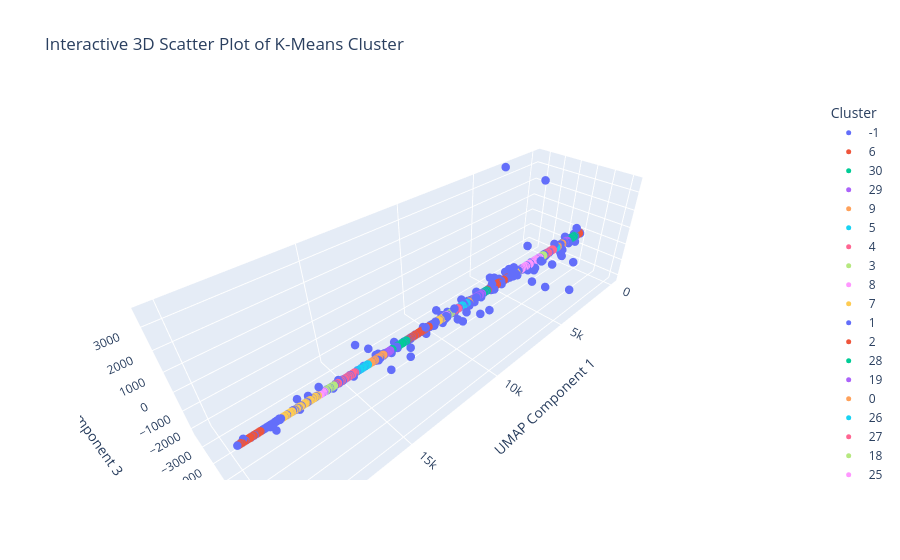

The notebook cell this image was saved under:
### Markdown cell above
Create Interactive 3D Scatter Plot using Plotly

### Code cell
# Create interactive 3D Scatter Plot using Plotly
fig = px.scatter_3d(
    x = embedding_3d_cpu[:, 0], 
    y = embedding_3d_cpu[:, 1],
    z = embedding_3d_cpu[:, 2],
    color = cluster_labels_cpu.astype(str), # Convert labels to stirng for coloring
    title = "Interactive 3D Scatter Plot of K-Means Cluster",
    labels = {"color": "Cluster"}
)

# Customize the plot
fig.update_traces(marker = dict(size = 5)) # Adjust marker size
fig.update_layout(
    scene = dict(
        xaxis_title = "UMAP Component 1",
        yaxis_title = "UMAP Component 2",
        zaxis_title = "UMAP Component 3",
    ),
    # margin = dict(l=0, r=0, b=0, t=40), # Reduce margins for a cleaner look
)

# Show the plot
fig.show()

### Figure 1 — Plotly figure (JSON) as saved in the notebook; plotly's stock layout.template omitted (floating-point values rounded to 4 significant figures; data arrays with more than 128 entries replaced by an {"elided": "..."} marker saying what was removed)
{"data": [{"hovertemplate": "Cluster=-1<br>x=%{x}<br>y=%{y}<br>z=%{z}<extra></extra>", "legendgroup": "-1", "marker": {"color": "#636efa", "size": 5, "symbol": "circle"}, "mode": "markers", "name": "-1", "scene": "scene", "showlegend": true, "type": "scatter3d", "x": {"elided": "1852 float values"}, "y": {"elided": "1852 float values"}, "z": {"elided": "1852 float values"}}, {"hovertemplate": "Cluster=6<br>x=%{x}<br>y=%{y}<br>z=%{z}<extra></extra>", "legendgroup": "6", "marker": {"color": "#EF553B", "size": 5, "symbol": "circle"}, "mode": "markers", "name": "6", "scene": "scene", "showlegend": true, "type": "scatter3d", "x": {"elided": "471 float values"}, "y": {"elided": "471 float values"}, "z": {"elided": "471 float values"}}, {"hovertemplate": "Cluster=30<br>x=%{x}<br>y=%{y}<br>z=%{z}<extra></extra>", "legendgroup": "30", "marker": {"color": "#00cc96", "size": 5, "symbol": "circle"}, "mode": "markers", "name": "30", "scene": "scene", "showlegend": true, "type": "scatter3d", "x": {"elided": "668 float values"}, "y": {"elided": "668 float values"}, "z": {"elided": "668 float values"}}, {"hovertemplate": "Cluster=29<br>x=%{x}<br>y=%{y}<br>z=%{z}<extra></extra>", "legendgroup": "29", "marker": {"color": "#ab63fa", "size": 5, "symbol": "circle"}, "mode": "markers", "name": "29", "scene": "scene", "showlegend": true, "type": "scatter3d", "x": {"elided": "302 float values"}, "y": {"elided": "302 float values"}, "z": {"elided": "302 float values"}}, {"hovertemplate": "Cluster=9<br>x=%{x}<br>y=%{y}<br>z=%{z}<extra></extra>", "legendgroup": "9", "marker": {"color": "#FFA15A", "size": 5, "symbol": "circle"}, "mode": "markers", "name": "9", "scene": "scene", "showlegend": true, "type": "scatter3d", "x": {"elided": "537 float values"}, "y": {"elided": "537 float values"}, "z": {"elided": "537 float values"}}, {"hovertemplate": "Cluster=5<br>x=%{x}<br>y=%{y}<br>z=%{z}<extra></extra>", "legendgroup": "5", "marker": {"color": "#19d3f3", "size": 5, "symbol": "circle"}, "mode": "markers", "name": "5", "scene": "scene", "showlegend": true, "type": "scatter3d", "x": {"elided": "268 float values"}, "y": {"elided": "268 float values"}, "z": {"elided": "268 float values"}}, {"hovertemplate": "Cluster=4<br>x=%{x}<br>y=%{y}<br>z=%{z}<extra></extra>", "legendgroup": "4", "marker": {"color": "#FF6692", "size": 5, "symbol": "circle"}, "mode": "markers", "name": "4", "scene": "scene", "showlegend": true, "type": "scatter3d", "x": {"elided": "811 float values"}, "y": {"elided": "811 float values"}, "z": {"elided": "811 float values"}}, {"hovertemplate": "Cluster=3<br>x=%{x}<br>y=%{y}<br>z=%{z}<extra></extra>", "legendgroup": "3", "marker": {"color": "#B6E880", "size": 5, "symbol": "circle"}, "mode": "markers", "name": "3", "scene": "scene", "showlegend": true, "type": "scatter3d", "x": {"elided": "317 float values"}, "y": {"elided": "317 float values"}, "z": {"elided": "317 float values"}}, {"hovertemplate": "Cluster=8<br>x=%{x}<br>y=%{y}<br>z=%{z}<extra></extra>", "legendgroup": "8", "marker": {"color": "#FF97FF", "size": 5, "symbol": "circle"}, "mode": "markers", "name": "8", "scene": "scene", "showlegend": true, "type": "scatter3d", "x": {"elided": "1595 float values"}, "y": {"elided": "1595 float values"}, "z": {"elided": "1595 float values"}}, {"hovertemplate": "Cluster=7<br>x=%{x}<br>y=%{y}<br>z=%{z}<extra></extra>", "legendgroup": "7", "marker": {"color": "#FECB52", "size": 5, "symbol": "circle"}, "mode": "markers", "name": "7", "scene": "scene", "showlegend": true, "type": "scatter3d", "x": {"elided": "415 float values"}, "y": {"elided": "415 float values"}, "z": {"elided": "415 float values"}}, {"hovertemplate": "Cluster=1<br>x=%{x}<br>y=%{y}<br>z=%{z}<extra></extra>", "legendgroup": "1", "marker": {"color": "#636efa", "size": 5, "symbol": "circle"}, "mode": "markers", "name": "1", "scene": "scene", "showlegend": true, "type": "scatter3d", "x": {"elided": "230 float values"}, "y": {"elided": "230 float values"}, "z": {"elided": "230 float values"}}, {"hovertemplate": "Cluster=2<br>x=%{x}<br>y=%{y}<br>z=%{z}<extra></extra>", "legendgroup": "2", "marker": {"color": "#EF553B", "size": 5, "symbol": "circle"}, "mode": "markers", "name": "2", "scene": "scene", "showlegend": true, "type": "scatter3d", "x": {"elided": "1496 float values"}, "y": {"elided": "1496 float values"}, "z": {"elided": "1496 float values"}}, {"hovertemplate": "Cluster=28<br>x=%{x}<br>y=%{y}<br>z=%{z}<extra></extra>", "legendgroup": "28", "marker": {"color": "#00cc96", "size": 5, "symbol": "circle"}, "mode": "markers", "name": "28", "scene": "scene", "showlegend": true, "type": "scatter3d", "x": {"elided": "311 float values"}, "y": {"elided": "311 float values"}, "z": {"elided": "311 float values"}}, {"hovertemplate": "Cluster=19<br>x=%{x}<br>y=%{y}<br>z=%{z}<extra></extra>", "legendgroup": "19", "marker": {"color": "#ab63fa", "size": 5, "symbol": "circle"}, "mode": "markers", "name": "19", "scene": "scene", "showlegend": true, "type": "scatter3d", "x": {"elided": "657 float values"}, "y": {"elided": "657 float values"}, "z": {"elided": "657 float values"}}, {"hovertemplate": "Cluster=0<br>x=%{x}<br>y=%{y}<br>z=%{z}<extra></extra>", "legendgroup": "0", "marker": {"color": "#FFA15A", "size": 5, "symbol": "circle"}, "mode": "markers", "name": "0", "scene": "scene", "showlegend": true, "type": "scatter3d", "x": {"elided": "247 float values"}, "y": {"elided": "247 float values"}, "z": {"elided": "247 float values"}}, {"hovertemplate": "Cluster=26<br>x=%{x}<br>y=%{y}<br>z=%{z}<extra></extra>", "legendgroup": "26", "marker": {"color": "#19d3f3", "size": 5, "symbol": "circle"}, "mode": "markers", "name": "26", "scene": "scene", "showlegend": true, "type": "scatter3d", "x": {"elided": "501 float values"}, "y": {"elided": "501 float values"}, "z": {"elided": "501 float values"}}, {"hovertemplate": "Cluster=27<br>x=%{x}<br>y=%{y}<br>z=%{z}<extra></extra>", "legendgroup": "27", "marker": {"color": "#FF6692", "size": 5, "symbol": "circle"}, "mode": "markers", "name": "27", "scene": "scene", "showlegend": true, "type": "scatter3d", "x": {"elided": "465 float values"}, "y": {"elided": "465 float values"}, "z": {"elided": "465 float values"}}, {"hovertemplate": "Cluster=18<br>x=%{x}<br>y=%{y}<br>z=%{z}<extra></extra>", "legendgroup": "18", "marker": {"color": "#B6E880", "size": 5, "symbol": "circle"}, "mode": "markers", "name": "18", "scene": "scene", "showlegend": true, "type": "scatter3d", "x": {"elided": "216 float values"}, "y": {"elided": "216 float values"}, "z": {"elided": "216 float values"}}, {"hovertemplate": "Cluster=25<br>x=%{x}<br>y=%{y}<br>z=%{z}<extra></extra>", "legendgroup": "25", "marker": {"color": "#FF97FF", "size": 5, "symbol": "circle"}, "mode": "markers", "name": "25", "scene": "scene", "showlegend": true, "type": "scatter3d", "x": {"elided": "259 float values"}, "y": {"elided": "259 float values"}, "z": {"elided": "259 float values"}}, {"hovertemplate": "Cluster=24<br>x=%{x}<br>y=%{y}<br>z=%{z}<extra></extra>", "legendgroup": "24", "marker": {"color": "#FECB52", "size": 5, "symbol": "circle"}, "mode": "markers", "name": "24", "scene": "scene", "showlegend": true, "type": "scatter3d", "x": {"elided": "341 float values"}, "y": {"elided": "341 float values"}, "z": {"elided": "341 float values"}}, {"hovertemplate": "Cluster=23<br>x=%{x}<br>y=%{y}<br>z=%{z}<extra></extra>", "legendgroup": "23", "marker": {"color": "#636efa", "size": 5, "symbol": "circle"}, "mode": "markers", "name": "23", "scene": "scene", "showlegend": true, "type": "scatter3d", "x": {"elided": "282 float values"}, "y": {"elided": "282 float values"}, "z": {"elided": "282 float values"}}, {"hovertemplate": "Cluster=14<br>x=%{x}<br>y=%{y}<br>z=%{z}<extra></extra>", "legendgroup": "14", "marker": {"color": "#EF553B", "size": 5, "symbol": "circle"}, "mode": "markers", "name": "14", "scene": "scene", "showlegend": true, "type": "scatter3d", "x": {"elided": "1134 float values"}, "y": {"elided": "1134 float values"}, "z": {"elided": "1134 float values"}}, {"hovertemplate": "Cluster=13<br>x=%{x}<br>y=%{y}<br>z=%{z}<extra></extra>", "legendgroup": "13", "marker": {"color": "#00cc96", "size": 5, "symbol": "circle"}, "mode": "markers", "name": "13", "scene": "scene", "showlegend": true, "type": "scatter3d", "x": {"elided": "766 float values"}, "y": {"elided": "766 float values"}, "z": {"elided": "766 float values"}}, {"hovertemplate": "Cluster=22<br>x=%{x}<br>y=%{y}<br>z=%{z}<extra></extra>", "legendgroup": "22", "marker": {"color": "#ab63fa", "size": 5, "symbol": "circle"}, "mode": "markers", "name": "22", "scene": "scene", "showlegend": true, "type": "scatter3d", "x": {"elided": "326 float values"}, "y": {"elided": "326 float values"}, "z": {"elided": "326 float values"}}, {"hovertemplate": "Cluster=12<br>x=%{x}<br>y=%{y}<br>z=%{z}<extra></extra>", "legendgroup": "12", "marker": {"color": "#FFA15A", "size": 5, "symbol": "circle"}, "mode": "markers", "name": "12", "scene": "scene", "showlegend": true, "type": "scatter3d", "x": {"elided": "702 float values"}, "y": {"elided": "702 float values"}, "z": {"elided": "702 float values"}}, {"hovertemplate": "Cluster=17<br>x=%{x}<br>y=%{y}<br>z=%{z}<extra></extra>", "legendgroup": "17", "marker": {"color": "#19d3f3", "size": 5, "symbol": "circle"}, "mode": "markers", "name": "17", "scene": "scene", "showlegend": true, "type": "scatter3d", "x": {"elided": "559 float values"}, "y": {"elided": "559 float values"}, "z": {"elided": "559 float values"}}, {"hovertemplate": "Cluster=11<br>x=%{x}<br>y=%{y}<br>z=%{z}<extra></extra>", "legendgroup": "11", "marker": {"color": "#FF6692", "size": 5, "symbol": "circle"}, "mode": "markers", "name": "11", "scene": "scene", "showlegend": true, "type": "scatter3d", "x": {"elided": "847 float values"}, "y": {"elided": "847 float values"}, "z": {"elided": "847 float values"}}, {"hovertemplate": "Cluster=21<br>x=%{x}<br>y=%{y}<br>z=%{z}<extra></extra>", "legendgroup": "21", "marker": {"color": "#B6E880", "size": 5, "symbol": "circle"}, "mode": "markers", "name": "21", "scene": "scene", "showlegend": true, "type": "scatter3d", "x": {"elided": "386 float values"}, "y": {"elided": "386 float values"}, "z": {"elided": "386 float values"}}, {"hovertemplate": "Cluster=20<br>x=%{x}<br>y=%{y}<br>z=%{z}<extra></extra>", "legendgroup": "20", "marker": {"color": "#FF97FF", "size": 5, "symbol": "circle"}, "mode": "markers", "name": "20", "scene": "scene", "showlegend": true, "type": "scatter3d", "x": {"elided": "250 float values"}, "y": {"elided": "250 float values"}, "z": {"elided": "250 float values"}}, {"hovertemplate": "Cluster=10<br>x=%{x}<br>y=%{y}<br>z=%{z}<extra></extra>", "legendgroup": "10", "marker": {"color": "#FECB52", "size": 5, "symbol": "circle"}, "mode": "markers", "name": "10", "scene": "scene", "showlegend": true, "type": "scatter3d", "x": {"elided": "1343 float values"}, "y": {"elided": "1343 float values"}, "z": {"elided": "1343 float values"}}, {"hovertemplate": "Cluster=16<br>x=%{x}<br>y=%{y}<br>z=%{z}<extra></extra>", "legendgroup": "16", "marker": {"color": "#636efa", "size": 5, "symbol": "circle"}, "mode": "markers", "name": "16", "scene": "scene", "showlegend": true, "type": "scatter3d", "x": {"elided": "704 float values"}, "y": {"elided": "704 float values"}, "z": {"elided": "704 float values"}}, {"hovertemplate": "Cluster=15<br>x=%{x}<br>y=%{y}<br>z=%{z}<extra></extra>", "legendgroup": "15", "marker": {"color": "#EF553B", "size": 5, "symbol": "circle"}, "mode": "markers", "name": "15", "scene": "scene", "showlegend": true, "type": "scatter3d", "x": {"elided": "742 float values"}, "y": {"elided": "742 float values"}, "z": {"elided": "742 float values"}}], "layout": {"legend": {"title": {"text": "Cluster"}, "tracegroupgap": 0}, "scene": {"domain": {"x": [0, 1], "y": [0, 1]}, "xaxis": {"title": {"text": "UMAP Component 1"}}, "yaxis": {"title": {"text": "UMAP Component 2"}}, "zaxis": {"title": {"text": "UMAP Component 3"}}}, "title": {"text": "Interactive 3D Scatter Plot of K-Means Cluster"}}}
